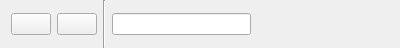
<?xml version="1.0" encoding="UTF-8"?>
<ui version="4.0">
 <class>MRLibraryToolBar</class>
 <widget class="QWidget" name="MRLibraryToolBar">
  <property name="geometry">
   <rect>
    <x>0</x>
    <y>0</y>
    <width>400</width>
    <height>48</height>
   </rect>
  </property>
  <property name="windowTitle">
   <string>Form</string>
  </property>
  <layout class="QHBoxLayout" name="horizontalLayout">
   <property name="topMargin">
    <number>0</number>
   </property>
   <property name="bottomMargin">
    <number>0</number>
   </property>
   <item>
    <widget class="QPushButton" name="pushButton">
     <property name="text">
      <string/>
     </property>
     <property name="icon">
      <iconset resource="../MindReader/res/resource.qrc">
       <normaloff>:/img/grid</normaloff>:/img/grid</iconset>
     </property>
     <property name="iconSize">
      <size>
       <width>40</width>
       <height>40</height>
      </size>
     </property>
    </widget>
   </item>
   <item>
    <widget class="QPushButton" name="pushButton_2">
     <property name="text">
      <string/>
     </property>
     <property name="icon">
      <iconset resource="../MindReader/res/resource.qrc">
       <normaloff>:/img/list</normaloff>:/img/list</iconset>
     </property>
     <property name="iconSize">
      <size>
       <width>40</width>
       <height>40</height>
      </size>
     </property>
    </widget>
   </item>
   <item>
    <widget class="Line" name="line">
     <property name="orientation">
      <enum>Qt::Vertical</enum>
     </property>
    </widget>
   </item>
   <item>
    <widget class="QLineEdit" name="lineEdit"/>
   </item>
   <item>
    <spacer name="horizontalSpacer">
     <property name="orientation">
      <enum>Qt::Horizontal</enum>
     </property>
     <property name="sizeHint" stdset="0">
      <size>
       <width>115</width>
       <height>20</height>
      </size>
     </property>
    </spacer>
   </item>
  </layout>
 </widget>
 <resources>
  <include location="../MindReader/res/resource.qrc"/>
 </resources>
 <connections/>
</ui>
